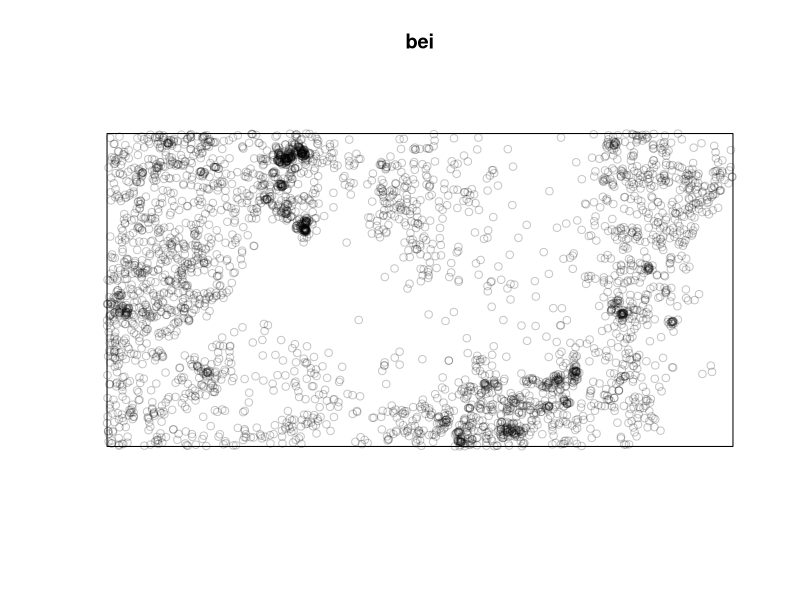
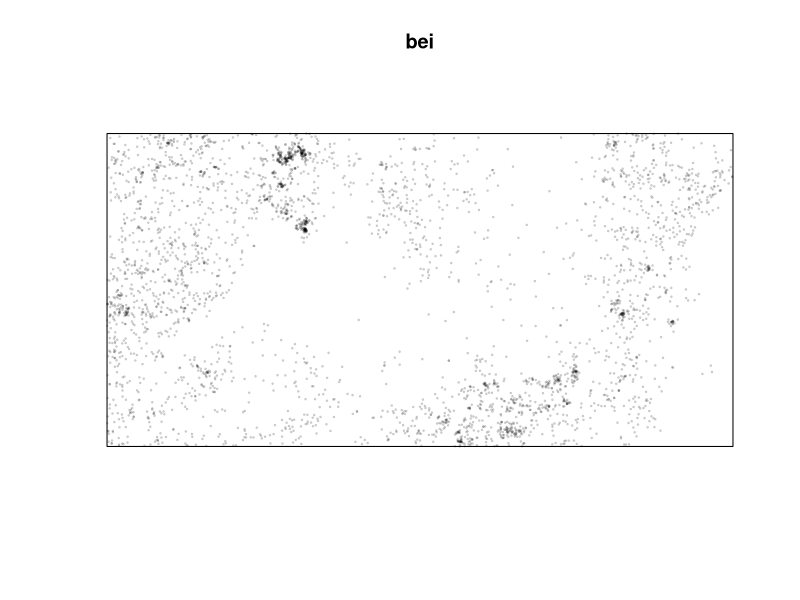
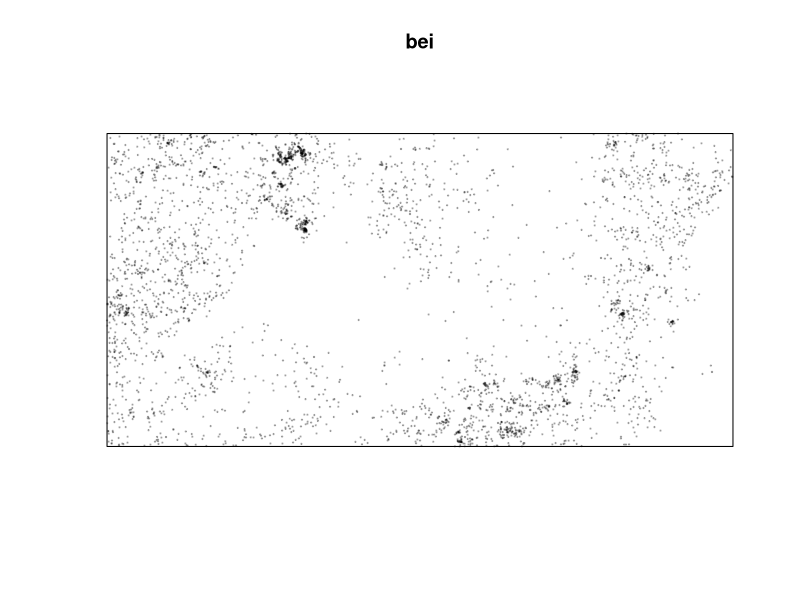
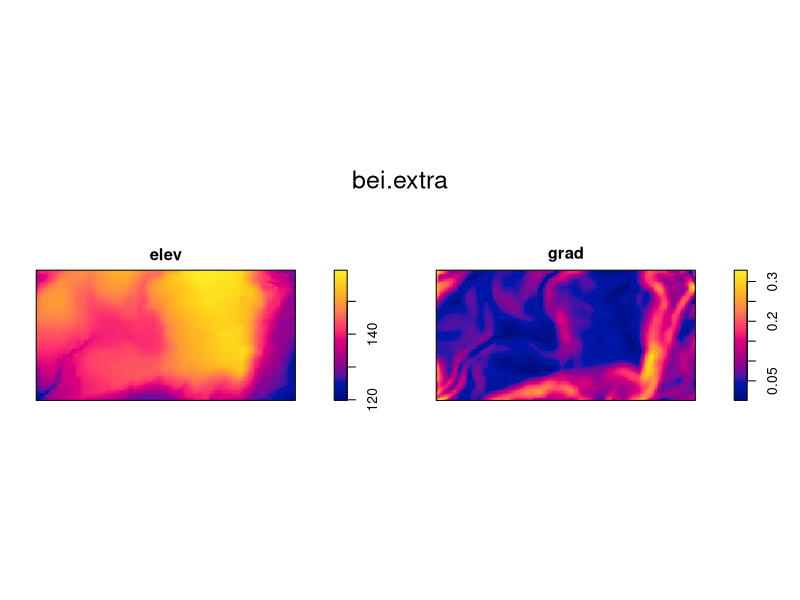
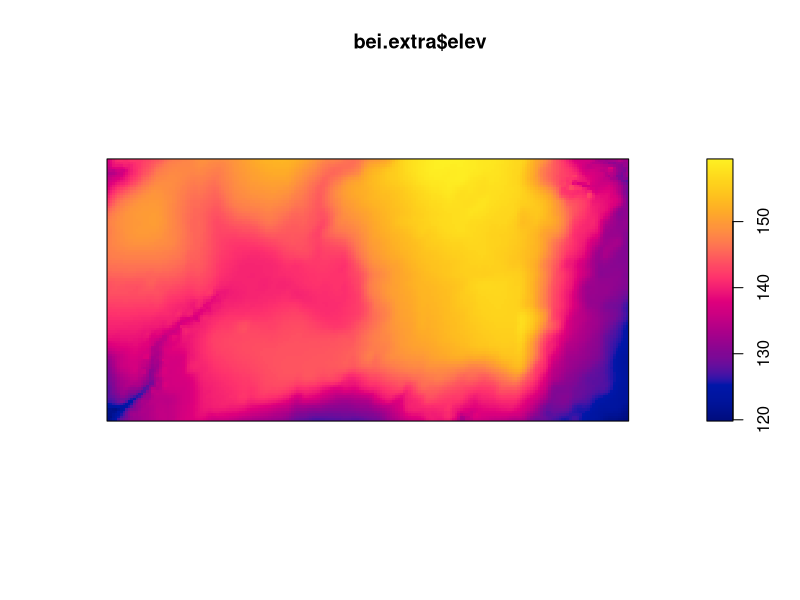
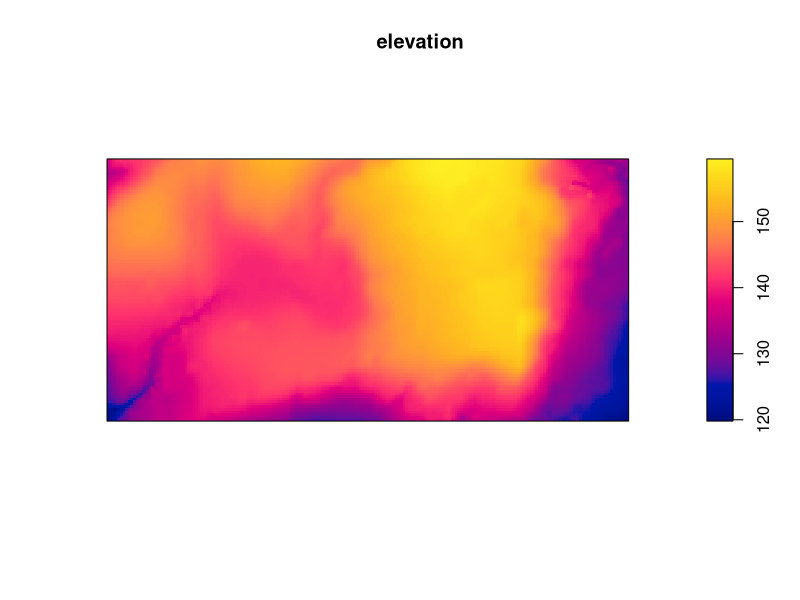
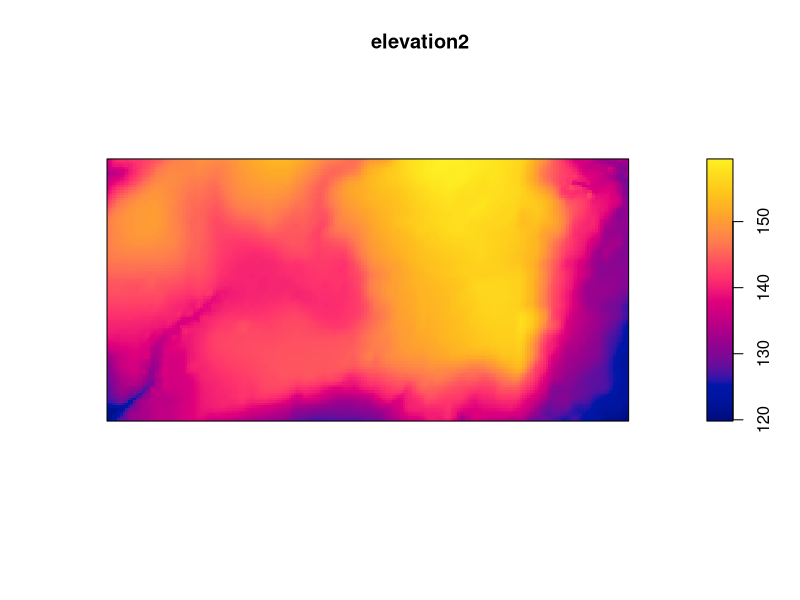

Write the R code that produced these figures, in order.
# Code related to population ecology

install.packages("spatstat")
# quando si esce da R, come per il caso dell'installaazione dei pacchetti, dobbiamo usare ""
library(spatstat) # to check if it has been installed

#the dataset is called 'bei' and it's inside the package spatstat
# dataset bei--> tropical forest trees
# data description:
#aways put the link as a comment
# https://CRAN.R-project.org/package=spatstat

bei

# plotting the data
plot(bei)

# changing dimension - cex
plot(bei, cex=.2)

# changing the symbol - pch
plot(bei, cex=.2, pch=19)

# there's an additional datasets in the package
bei.extra
plot(bei.extra)

# let's use only part of the dataset: elev
plot(bei.extra$elev)
elevation <- bei.extra$elev
plot(elevation)

# second method to select elements
elevation2 <- bei.extra[[1]]
plot(elevation2)
